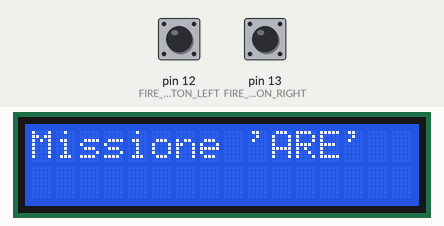
Simulated run of this sketch. Board: Arduino Uno, built with avr-gcc and run on an emulated ATmega328P. On the bench: 16×2 character LCD. The test bench sets the inputs (shaded band); at power-on: pin 13 (FIRE_BUTTON_RIGHT) LOW, pin 12 (FIRE_BUTTON_LEFT) LOW. Random numbers use the default seed unless the sketch sets one; what the sketch prints to the serial monitor is not drawn.

Above: at 0.96 s.
1.3 s: pin 13 (FIRE_BUTTON_RIGHT) pulled HIGH for 1 s
At 3.78 s:
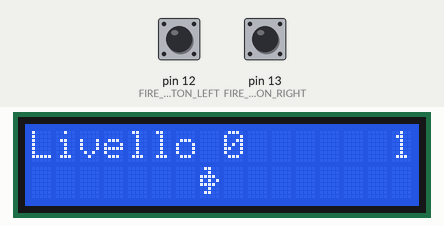
3.8 s: pin 12 (FIRE_BUTTON_LEFT) pulled HIGH for 0.3 s
At 4.03 s:
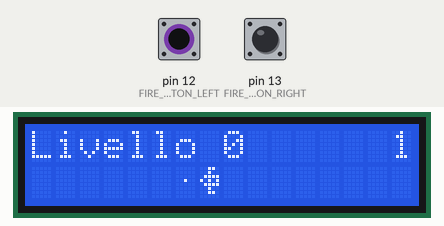
6.1 s: pin 13 (FIRE_BUTTON_RIGHT) pulled HIGH for 0.3 s
At 6.32 s:
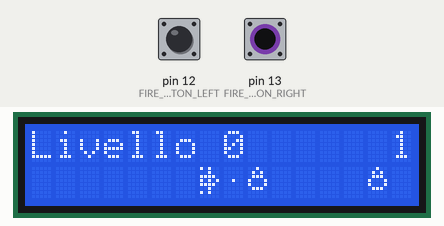
8.4 s: pin 13 (FIRE_BUTTON_RIGHT) pulled HIGH for 3.2 s
At 8.88 s:
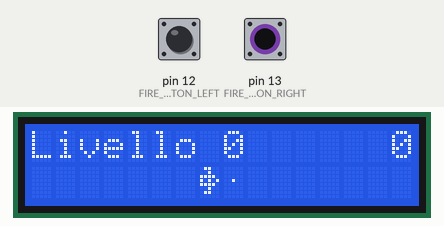
13.1 s: pin 12 (FIRE_BUTTON_LEFT) pulled HIGH for 1 s
At 13.45 s:
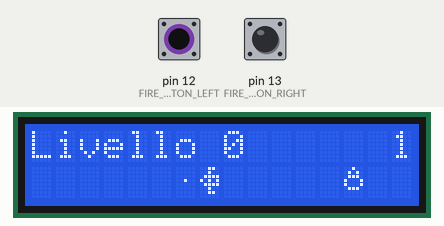
15.6 s: pin 13 (FIRE_BUTTON_RIGHT) pulled HIGH for 0.3 s
At 20.08 s:
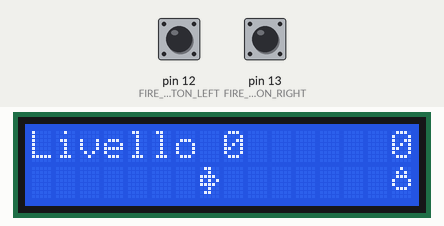

The sketch:

missioneAre.ino
```cpp
#include <LiquidCrystal.h>

//Impostazioni schermo LCD
#define LCD_WIDTH 16
#define LCD_EMPTY 0
#define LCD_DOWN 1

//Impostazioni shuttle
#define SHUTTLE_POSITION 7

//Pin bottoni sparo
#define FIRE_BUTTON_RIGHT 13
#define FIRE_BUTTON_LEFT 12

//Numero totale sprite
#define TOTAL_SPRITE 8

//Sprite shuttle
#define SHUTTLE_SPRITE1 1
#define SHUTTLE_SPRITE2 2
#define SHUTTLE_SPRITE1_LEFT 7
#define SHUTTLE_SPRITE2_LEFT 8
#define SHUTTLE_FIRE1 3
#define SHUTTLE_FIRE1_AFTER 4
#define SHUTTLE_FIRE1_BEFORE 5

//Sprite enemy
#define SPRITE_ENEMY 6

//Sprite casella vuota
#define SPRITE_BLOCK_EMPTY ' '

//Variabili globali
LiquidCrystal lcd(2, 3, 4, 5, 6, 7);
char gameArea[LCD_WIDTH + 1];
bool buttonPushed = false;
bool dead = false;
int nKill = 0;
int level = 0;
int pushed = 0;
int fireDirection = FIRE_BUTTON_RIGHT;

/**
 * Funzione che gestisce la creazione dei caratteri sprite ed il reset dello schermo LCD
 */
void drawLCD(){
  static byte sprites[] = {
    //Primo sprite navicella
    0b01100,
    0b00100,
    0b11110,
    0b10101,
    0b11110,
    0b00100,
    0b01100,
    0b00000,
    //Secondo sprite navicella
    0b10100,
    0b00100,
    0b11110,
    0b10101,
    0b11110,
    0b00100,
    0b10100,
    0b00000,
    //Sparo
    0b00000,
    0b00000,
    0b00000,
    0b00100,
    0b00000,
    0b00000,
    0b00000,
    0b00000,
    //Sparo sinistra
    0b00000,
    0b00000,
    0b00000,
    0b00000,
    0b00000,
    0b00000,
    0b00000,
    0b00000,
    //Sparo destra
    0b00000,
    0b00000,
    0b00000,
    0b00000,
    0b00000,
    0b00000,
    0b00000,
    0b00000,
    //Navicella nemica
    0b00100,
    0b01010,
    0b01110,
    0b10001,
    0b10001,
    0b01110,
    0b00000,
    0b00000,
    //Primo sprite navicella verso sinistra
    0b00110,
    0b00100,
    0b01111,
    0b10101,
    0b01111,
    0b00100,
    0b00110,
    0b00000,
    //Secondo sprite navicella verso sinistra
    0b00101,
    0b00100,
    0b01111,
    0b10101,
    0b01111,
    0b00100,
    0b00101,
    0b00000
  };

  //Creazione sprite
  for (int i = 0; i < TOTAL_SPRITE; i++) {
    lcd.createChar(i + 1, &sprites[i * 8]);
  }

  //Reset LCD
  for (int i = 0; i < LCD_WIDTH; i++) {
    lcd.setCursor(i, 0);
    lcd.print(" ");

    gameArea[i] = SPRITE_BLOCK_EMPTY;
  }
}

/**
 * Funziona che disegna il nostro shuttle
 * Input:
 *      -gameArea: vettore area di gioco
 *      -currentSprite: sprite usato al momento per lo shuttle
 * Output:
 *      -collision: comunica se c'è stata una collisione
 */
bool drawShuttle(char* gameArea, byte currentSprite){
  byte digits = 1;  //Quantità cifre punteggio
  bool collision = false;
  char oldPosition = gameArea[SHUTTLE_POSITION];

  if(fireDirection == FIRE_BUTTON_RIGHT){
    if(currentSprite == SHUTTLE_SPRITE1 || currentSprite == SHUTTLE_SPRITE2_LEFT){
      gameArea[SHUTTLE_POSITION] = SHUTTLE_SPRITE1;
    }else{
      gameArea[SHUTTLE_POSITION] = SHUTTLE_SPRITE2;
    }
  }else{
    if (currentSprite == SHUTTLE_SPRITE1 || currentSprite == SHUTTLE_SPRITE2 || currentSprite == SHUTTLE_SPRITE2_LEFT) {
        gameArea[SHUTTLE_POSITION] = SHUTTLE_SPRITE1_LEFT;
      }else{
        gameArea[SHUTTLE_POSITION] = SHUTTLE_SPRITE2_LEFT;
      }
  }

  //Gestione collisione
  if(oldPosition != SPRITE_BLOCK_EMPTY){
    collision = true;
  }

  if(nKill > 9999){
    digits = 5;
  }else if(nKill > 999){
    digits = 4;
  }else if(nKill > 99){
    digits = 3;
  }else if(nKill > 9){
    digits = 2;
  }

  //Stampa area di gioco
  lcd.setCursor(0, 1);
  lcd.print(gameArea);

  //Stampa numero kill
  lcd.setCursor(LCD_WIDTH - digits, 0);
  lcd.print(nKill);

  //Stampa numero livello
  if(!dead){
    lcd.setCursor(0, 0);
    lcd.print("Livello ");
    lcd.print(level);
  }

  gameArea[SHUTTLE_POSITION] = oldPosition;

  return collision;
}

/**
 * Funzione creazione e avanzamento area di gioco
 * Input:
 *        -gameArea: vettore area di gioco
 *        -newSprite: sprite da aggiungere
 *        -toRight: ci indica se il nuovo sprite va aggiunto a destra o a sinistra
*/
void updateArea(char* gameArea, byte newSprite, _Bool toRight){
  char current;
  char next;
  char prev;

  //Aggiornamento parte destra dello shuttle
  for (int i = SHUTTLE_POSITION; i < LCD_WIDTH; i++) {
    current = gameArea[i];

    //Viene aggiunto il nuovo sprite alla fine
    if(i == LCD_WIDTH-1){
      if(toRight){
        next = newSprite;
      }else{
        next = SPRITE_BLOCK_EMPTY;
      }
    }else{
      next = gameArea[i+1];
    }

    switch (current){
      //Casella vuota
      case SPRITE_BLOCK_EMPTY:
        if(next == SPRITE_ENEMY){
          //La prossima casella contiene un nemico
          gameArea[i] = next;
        }else if(next == SHUTTLE_FIRE1){
          //La prossima casella contiene uno sparo
          if(gameArea[i+2] != SPRITE_ENEMY){
            gameArea[i+2] = SHUTTLE_FIRE1;
          }else{
            //Collisione sparo-ufo
            Serial.println("Collisione3");
            gameArea[i+2] = SPRITE_BLOCK_EMPTY;
            gameArea[i+1] = SPRITE_BLOCK_EMPTY;
            nKill++;
          }
          gameArea[i+1] = SHUTTLE_FIRE1_BEFORE;
        }else{
            gameArea[i] = SPRITE_BLOCK_EMPTY;
        }
        break;

      //Nemico
      case SPRITE_ENEMY:
        if(next == SPRITE_BLOCK_EMPTY){
          //C'è solo una navicella
          gameArea[i] = next;
        }else{
          //Sono presenti più navicelle attaccate
          gameArea[i] = SPRITE_ENEMY;
        }
        break;

      //Sparo shuttle
      case SHUTTLE_FIRE1:
        if(next == SPRITE_BLOCK_EMPTY){
          //La casella dopo lo sparo è vuota
          gameArea[i] = SHUTTLE_FIRE1_AFTER;
        }else if(next == SPRITE_ENEMY){
          //Collisione sparo-ufo
          Serial.println("Collisione");
          gameArea[i] = SPRITE_BLOCK_EMPTY;
          gameArea[i+1] = SPRITE_BLOCK_EMPTY;
          nKill++;
        }else{
          gameArea[i] = SHUTTLE_FIRE1;
        }
        break;
      case SHUTTLE_FIRE1_AFTER:
        if(gameArea[i+1] == SPRITE_ENEMY){
          //Collisione sparo-ufo
          Serial.println("Collisione2");
          gameArea[i] = SPRITE_BLOCK_EMPTY;
          gameArea[i+1] = SPRITE_BLOCK_EMPTY;
          nKill++;
        }else{
          gameArea[i] = SHUTTLE_FIRE1;
        }
        break;

      case SHUTTLE_FIRE1_BEFORE:
        gameArea[i] = SPRITE_BLOCK_EMPTY;
        break;
    }
  }

  //Aggiornamento parte sinistra
  for (int i = SHUTTLE_POSITION-1; i > 0; i--) {
    current = gameArea[i];

    //Viene aggiunto il nuovo sprite a sinistra
    if(i == 1){
      if(!toRight){
        gameArea[0] = newSprite;
      }else{
        gameArea[0] = SPRITE_BLOCK_EMPTY;
      }
    }

    prev = gameArea[i-1];

    switch (current){
      //Casella vuota
      case SPRITE_BLOCK_EMPTY:
        if(prev == SPRITE_ENEMY){
          //La casella precedente contiene un nemico
          gameArea[prev] = SPRITE_BLOCK_EMPTY;
          gameArea[i] = SPRITE_ENEMY;
        }else{
          gameArea[i] = SPRITE_BLOCK_EMPTY;
        }
        break;

      //Nemico
      case SPRITE_ENEMY:
        gameArea[i+1] = SPRITE_ENEMY;
        if(prev == SPRITE_BLOCK_EMPTY){
          //C'è solo una navicella
          gameArea[i] = SPRITE_BLOCK_EMPTY;
        }else{
          //Sono presenti più navicelle attaccate
          gameArea[i] = SPRITE_ENEMY;
        }
        break;

      //Sparo shuttle
      case SHUTTLE_FIRE1:
        if(prev == SPRITE_BLOCK_EMPTY){
          //La casella preima dello sparo è vuota
          gameArea[i] = SHUTTLE_FIRE1_BEFORE;
          gameArea[i-1] = SHUTTLE_FIRE1_AFTER;
        }else if(prev == SPRITE_ENEMY){
          //Collisione sparo-ufo
          Serial.println("Collisione");
          gameArea[i] = SPRITE_BLOCK_EMPTY;
          gameArea[i-1] = SPRITE_BLOCK_EMPTY;
          nKill++;
        }else{
          gameArea[i] = SHUTTLE_FIRE1;
        }
        break;
      case SHUTTLE_FIRE1_AFTER:
        if(gameArea[i-1] == SPRITE_ENEMY){
          //Collisione sparo-ufo
          Serial.println("Collisione2");
          gameArea[i] = SPRITE_BLOCK_EMPTY;
          gameArea[i-1] = SPRITE_BLOCK_EMPTY;
          nKill++;
        }else{
          gameArea[i] = SHUTTLE_FIRE1;
        }
        break;

      case SHUTTLE_FIRE1_BEFORE:
        gameArea[i] = SPRITE_BLOCK_EMPTY;
        break;
    }
  }
}

/**
 * Funzione gestione liveli
 * INPUT:
 *      -playing: variabile che fa terminare il gioco
 *      -nEnemy: possibiltà dell'uscita di un nemico
 */
void newLevel(_Bool *playing, int *nEnemy){
  if(nKill == 15 || nKill == 25){
    lcd.setCursor(0,0);
    lcd.print("Level UP!");
    level++;
    nKill++;
    delay(2000);
    nEnemy -= 3;
  }

  if(nKill >= 35){
    *playing = false;
  }
}

/**
 * Funzione sparo shuttle
 * Input:
 *      -gameArea: vettore campo di gioco
 */
void shuttleFire(char *gameArea){
  if(fireDirection == FIRE_BUTTON_RIGHT){
    gameArea[SHUTTLE_POSITION+1] = SHUTTLE_FIRE1;
  }else{
    gameArea[SHUTTLE_POSITION-1] = SHUTTLE_FIRE1;
  }

}

void setup(){
  lcd.begin(16, 2);
  pinMode(FIRE_BUTTON_RIGHT, INPUT);
  pinMode(FIRE_BUTTON_LEFT, INPUT);

  Serial.begin(9600);
  drawLCD();
}

void loop(){
  static byte currentSprite = SHUTTLE_SPRITE1;
  static unsigned int distance = 0;
  static bool playing = false;
  static bool blinking = false;
  static int nFire = 0;
  static int nEnemy = 7;


  pushed = digitalRead(FIRE_BUTTON_RIGHT);

  if (!playing){
    if(pushed == HIGH){
      buttonPushed = true;
    }

    if (blinking) {
      lcd.setCursor(0,0);
      if(!dead && nKill < 35){
        lcd.print("Missione 'ARE'");
      }else if(dead){
        lcd.print("Abbattuto!");
        lcd.setCursor(0, 1);
        lcd.print("Score: ");
        lcd.print((unsigned int)((nKill+distance)-nFire));
      }else if(nKill >= 35){
        lcd.print("Vittoria!Kill:");
        lcd.print(nKill);
        lcd.setCursor(0, 1);
        lcd.print("Score: ");
        lcd.print((unsigned int)((nKill+distance)-nFire));
      }
    }

    delay(250);
    blinking = !blinking;

    //Reset riga superiore
    for(int i = 0; i < LCD_WIDTH; i++){
      lcd.setCursor(i, 0);
      lcd.print(" ");
    }

    if (buttonPushed) {
      drawLCD();
      currentSprite = SHUTTLE_SPRITE1;
      playing = true;
      buttonPushed = false;
      dead = false;
      nKill = 0;
      nFire = 0;
      level = 0;
      distance = 0;
    }
    return;
  }

  if(random(0, nEnemy) == 1){
    //Aggiunta nuovo nemico
    updateArea(gameArea, SPRITE_ENEMY, random(2));
  }else{
    //Aggiunta nuovo blocco vuoto
    updateArea(gameArea, SPRITE_BLOCK_EMPTY, random(2));
  }

  newLevel(&playing, &nEnemy);

  if((pushed = digitalRead(FIRE_BUTTON_RIGHT)) == HIGH){
    fireDirection = FIRE_BUTTON_RIGHT;
  }else if((pushed = digitalRead(FIRE_BUTTON_LEFT)) == HIGH){
    fireDirection = FIRE_BUTTON_LEFT;
  }

  if (pushed == HIGH) {
    shuttleFire(gameArea);
    nFire++;
    buttonPushed = false;
    pushed = LOW;
  }

  if (drawShuttle(gameArea, currentSprite)) {
    //Morte giocatore, collisione shuttle-navicella
    playing = false;
    dead = true;
  }else{
    if(fireDirection == FIRE_BUTTON_RIGHT){
      if (currentSprite == SHUTTLE_SPRITE2 || currentSprite == SHUTTLE_SPRITE1_LEFT || currentSprite == SHUTTLE_SPRITE2_LEFT) {
        currentSprite = SHUTTLE_SPRITE1;
      }else{
        currentSprite++;
      }
    }else{
      if (currentSprite == SHUTTLE_SPRITE1 || currentSprite == SHUTTLE_SPRITE2 || currentSprite == SHUTTLE_SPRITE2_LEFT) {
        currentSprite = currentSprite = SHUTTLE_SPRITE1_LEFT;
      }else{
        currentSprite++;
      }
    }

    distance++;
  }

  //Velocità di gioco
  if(level == 0){
    delay(250);
  }else if(level == 1){
    delay(180);
  }else if(level == 2){
    delay(120);
  }
}
```
